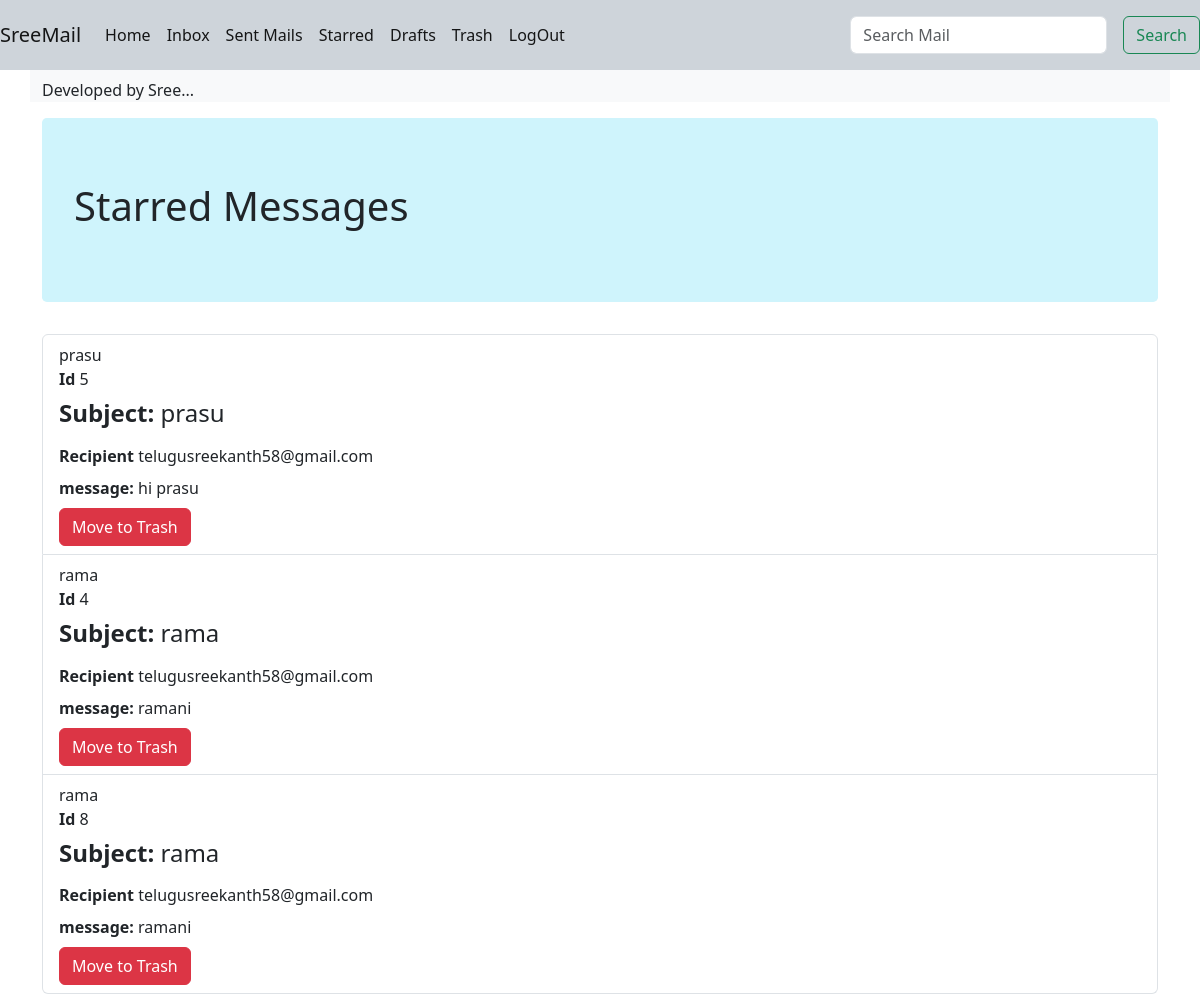
/stared/, run on an earlier commit of the app's database.
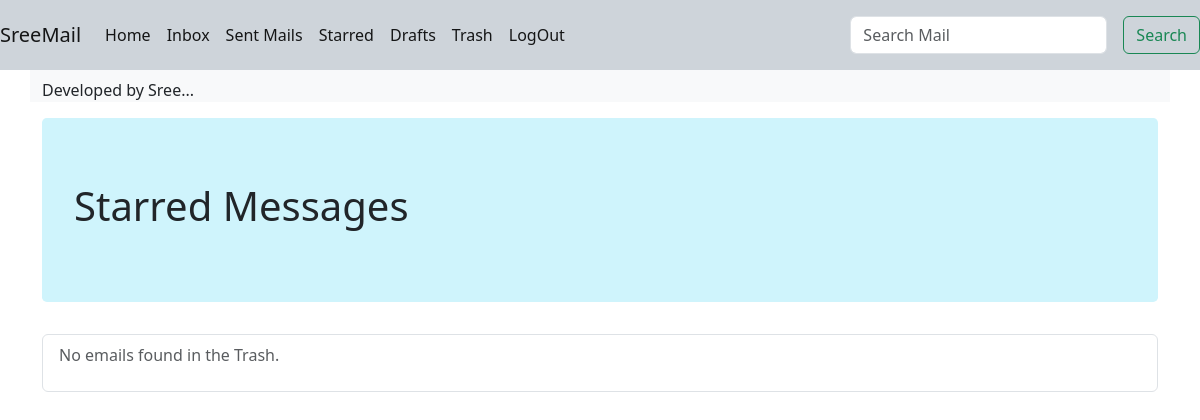
And on a later commit of the database.
### starred/models.py (models this page shows)
class Starred(models.Model):
    subject = models.CharField(max_length=255)
    recipient = models.EmailField()
    message=models.TextField()
    def __str__(self):
        return self.subject

### mail/views.py (the view)
# urls.py: path('stared/', views.stared, name='stared'),
def stared(request):
    starred_mails = Starred.objects.all().order_by('subject')
    data={}
    try:
        if request.method=='GET':
            st=request.GET.get('name')
        if st!=None:
            starred_mails=Starred.objects.filter(subject__icontains=st)
        if starred_mails==None:
            starred_mails=True
        data={
            "starred_mails":starred_mails,
        }
        return render(request, 'starred.html',data)
    except:
        pass

### templates/starred.html (shortened to what this page needs)
<!DOCTYPE html>
<html lang="en">
<head>
    <link href="https://cdn.jsdelivr.net/npm/bootstrap@5.5.0/dist/css/bootstrap.min.css" rel="stylesheet">
    <link href="https://cdn.jsdelivr.net/npm/bootstrap@5.5.0/dist/css/bootstrap-theme.min.css" rel="stylesheet">
    <link rel="stylesheet" href="https://stackpath.bootstrapcdn.com/bootstrap/4.5.2/css/bootstrap.min.css">
    <link href="https://cdn.jsdelivr.net/npm/bootstrap@5.3.1/dist/css/bootstrap.min.css" rel="stylesheet"
>
    <link rel="stylesheet" href="https://cdn.jsdelivr.net/npm/bootstrap@5.5.0/dist/css/bootstrap.min.css">
    <link href="https://cdn.jsdelivr.net/npm/bootstrap@5.5.0/dist/css/bootstrap.min.css" rel="stylesheet">
</head>
<body>
    <nav class="navbar navbar-expand-md navbar-light bg-dark-subtle">
      <a class="navbar-brand" href="{% url 'home' %}">SreeMail</a>
      <div class="collapse navbar-collapse" id="navbarSupportedContent">
        <ul class="navbar-nav mr-auto">
          <li class="nav-item active">
            <a class="nav-link" href="{% url 'home' %}">Home <span class="sr-only">(current)</span></a>
          </li>
          <li class="nav-item active">
            <a class="nav-link" href="{% url 'inbox' %}">Inbox</a>
          </li>
          <li class="nav-item active">
              <a class="nav-link" href="{% url 'sentmails' %}">Sent Mails</a>
            </li>
            <li class="nav-item active">
              <a class="nav-link" href="{% url 'stared' %}">Starred</a>
            </li>
            <li class="nav-item active">
              <a class="nav-link" href="{% url 'drafts' %}">Drafts</a>
            </li>
            <li class="nav-item active">
              <a class="nav-link" href="{% url 'trash' %}">Trash</a>
            </li>
            <li class="nav-item active">
              <a class="nav-link" href="{% url 'logout' %}">LogOut</a>
            </li>
        </ul>
        <form class="form-inline my-2 my-lg-0" method="get">
          <input class="form-control mr-sm-3" type="search" placeholder="Search Mail" aria-label="Search">
          <button class="btn btn-outline-success my-2 my-sm-2" type="submit">Search</button>
        </form>
      </div>
    </nav>
    <marquee onmouseover="stop()" onmouseout="start()">
        <div class="container-lg pt-2 badge-light m-auto">Developed by Sree...</div>
    </marquee>
    <div  class="container mt-3">
        <div class="jumbotron bg-info-subtle">
            <h1 class="display-7">Starred Messages</h1>
        </div>
        <ul class="list-group">
            {% for email in starred_mails %}
            <li class="list-group-item">
                {{email}}
                <p class="mb-2"><strong>Id </strong> {{ email.id }}</p>
                <h4 class="mb-3"><strong>Subject:</strong> {{ email.subject }}</h4>
                <p class="mb-2"><strong>Recipient</strong> {{ email.recipient }}</p>
                <p class="mb-2"><strong>message:</strong> {{ email.message }}</p>
                <form method="post" action="{% url 'starred_trash' record_id=email.id %}">
                    <button type="submit" class="btn btn-danger">Move to Trash</button>
                </form>
            </li>
            {% empty %}
            <li class="list-group-item">
                <p class="text-muted">No emails found in the Trash.</p>
            </li>
            {% endfor %}
        </ul>
    </div>
</body>
</html>

What changed in the data, as far as the page shows it:
removed Starred: subject "prasu", id "5", recipient "telugusreekanth58@gmail.com", message "hi prasu"
removed Starred: subject "rama", id "4", recipient "telugusreekanth58@gmail.com", message "ramani"
removed Starred: subject "rama", id "8", recipient "telugusreekanth58@gmail.com", message "ramani"
Also different on the page:
text now shown: "No emails found in the Trash."
